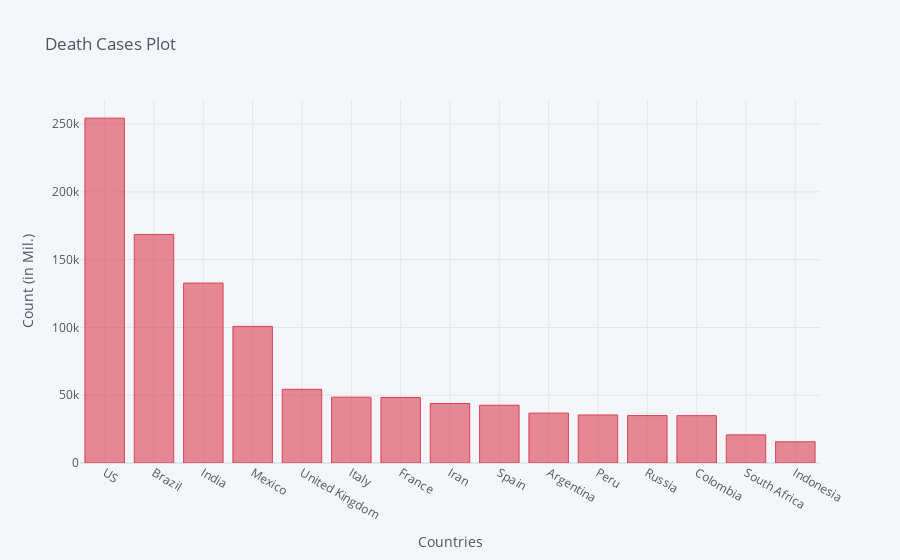

Source (notebook cell):
### Code cell
death_df2_plot.iplot(kind='bar', x='Country/Region', y='11/20/20',color='red',
                    title='Death Cases Plot',xTitle='Countries',yTitle='Count (in Mil.)')

### Figure 1 — Plotly figure (JSON) as saved in the notebook; plotly's stock layout.template omitted (floating-point values rounded to 4 significant figures)
{"data": [{"marker": {"color": "rgba(219, 64, 82, 0.6)", "line": {"color": "rgba(219, 64, 82, 1.0)", "width": 1}}, "name": "11/20/20", "orientation": "v", "text": "", "type": "bar", "x": ["US", "Brazil", "India", "Mexico", "United Kingdom", "Italy", "France", "Iran", "Spain", "Argentina", "Peru", "Russia", "Colombia", "South Africa", "Indonesia"], "y": [254413, 168613, 132726, 100823, 54381, 48569, 48341, 43896, 42619, 36790, 35446, 34980, 34929, 20759, 15678]}], "layout": {"legend": {"bgcolor": "#F5F6F9", "font": {"color": "#4D5663"}}, "paper_bgcolor": "#F5F6F9", "plot_bgcolor": "#F5F6F9", "title": {"font": {"color": "#4D5663"}, "text": "Death Cases Plot"}, "xaxis": {"gridcolor": "#E1E5ED", "showgrid": true, "tickfont": {"color": "#4D5663"}, "title": {"font": {"color": "#4D5663"}, "text": "Countries"}, "zerolinecolor": "#E1E5ED"}, "yaxis": {"gridcolor": "#E1E5ED", "showgrid": true, "tickfont": {"color": "#4D5663"}, "title": {"font": {"color": "#4D5663"}, "text": "Count (in Mil.)"}, "zerolinecolor": "#E1E5ED"}}}
